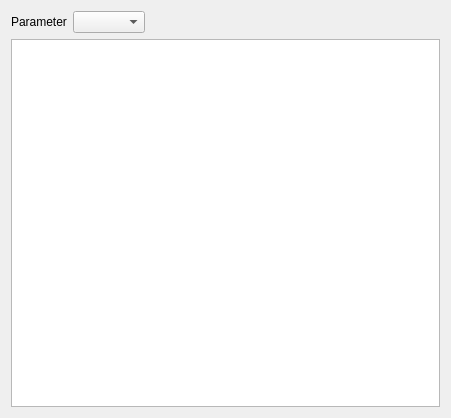
<?xml version="1.0" encoding="UTF-8"?>
<ui version="4.0">
 <class>NumericDataTable</class>
 <widget class="QWidget" name="NumericDataTable">
  <property name="geometry">
   <rect>
    <x>0</x>
    <y>0</y>
    <width>451</width>
    <height>418</height>
   </rect>
  </property>
  <property name="windowTitle">
   <string>Form</string>
  </property>
  <layout class="QVBoxLayout" name="verticalLayout">
   <item>
    <layout class="QHBoxLayout" name="horizontalLayout">
     <item>
      <widget class="QLabel" name="ParameterLabel">
       <property name="text">
        <string>Parameter</string>
       </property>
      </widget>
     </item>
     <item>
      <widget class="QComboBox" name="ParameterComboBox"/>
     </item>
     <item>
      <spacer name="horizontalSpacer">
       <property name="orientation">
        <enum>Qt::Horizontal</enum>
       </property>
       <property name="sizeType">
        <enum>QSizePolicy::Expanding</enum>
       </property>
       <property name="sizeHint" stdset="0">
        <size>
         <width>40</width>
         <height>20</height>
        </size>
       </property>
      </spacer>
     </item>
    </layout>
   </item>
   <item>
    <widget class="Control::EventTableView" name="tableView"/>
   </item>
  </layout>
 </widget>
 <resources/>
	<customwidgets>
		<customwidget>
			<class>Control::EventTableView</class>
			<extends>QTableView</extends>
			<header>ui/itemviews/event_table_view.h</header>
			<container>1</container>
		</customwidget>
	</customwidgets>
 <connections/>
</ui>
